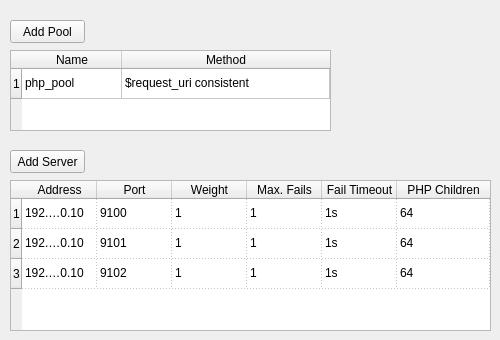
     <widget class="QWidget" name="nginx_tab_upstream">
      <attribute name="title">
       <string>Upstream</string>
      </attribute>
      <widget class="QPushButton" name="pushButton_Nginx_Upstream_AddPool">
       <property name="geometry">
        <rect>
         <x>10</x>
         <y>20</y>
         <width>75</width>
         <height>23</height>
        </rect>
       </property>
       <property name="text">
        <string>Add Pool</string>
       </property>
      </widget>
      <widget class="QTableWidget" name="tableWidget_pools">
       <property name="geometry">
        <rect>
         <x>10</x>
         <y>50</y>
         <width>321</width>
         <height>81</height>
        </rect>
       </property>
       <property name="horizontalScrollBarPolicy">
        <enum>Qt::ScrollBarAlwaysOff</enum>
       </property>
       <attribute name="horizontalHeaderCascadingSectionResizes">
        <bool>false</bool>
       </attribute>
       <attribute name="horizontalHeaderDefaultSectionSize">
        <number>100</number>
       </attribute>
       <attribute name="horizontalHeaderMinimumSectionSize">
        <number>50</number>
       </attribute>
       <attribute name="horizontalHeaderStretchLastSection">
        <bool>true</bool>
       </attribute>
       <attribute name="verticalHeaderDefaultSectionSize">
        <number>30</number>
       </attribute>
       <row>
        <property name="text">
         <string>1</string>
        </property>
       </row>
       <column>
        <property name="text">
         <string>Name</string>
        </property>
       </column>
       <column>
        <property name="text">
         <string>Method</string>
        </property>
       </column>
       <item row="0" column="0">
        <property name="text">
         <string>php_pool</string>
        </property>
       </item>
       <item row="0" column="1">
        <property name="text">
         <string>$request_uri consistent</string>
        </property>
       </item>
      </widget>
      <widget class="QPushButton" name="pushButton_Nginx_Upstream_AddServer">
       <property name="geometry">
        <rect>
         <x>10</x>
         <y>150</y>
         <width>75</width>
         <height>23</height>
        </rect>
       </property>
       <property name="text">
        <string>Add Server</string>
       </property>
      </widget>
      <widget class="QTableWidget" name="tableWidget_servers">
       <property name="geometry">
        <rect>
         <x>10</x>
         <y>180</y>
         <width>481</width>
         <height>151</height>
        </rect>
       </property>
       <property name="frameShape">
        <enum>QFrame::StyledPanel</enum>
       </property>
       <property name="frameShadow">
        <enum>QFrame::Sunken</enum>
       </property>
       <property name="horizontalScrollBarPolicy">
        <enum>Qt::ScrollBarAlwaysOff</enum>
       </property>
       <property name="sizeAdjustPolicy">
        <enum>QAbstractScrollArea::AdjustIgnored</enum>
       </property>
       <property name="textElideMode">
        <enum>Qt::ElideMiddle</enum>
       </property>
       <property name="showGrid">
        <bool>true</bool>
       </property>
       <property name="gridStyle">
        <enum>Qt::DotLine</enum>
       </property>
       <property name="wordWrap">
        <bool>false</bool>
       </property>
       <property name="cornerButtonEnabled">
        <bool>true</bool>
       </property>
       <attribute name="horizontalHeaderDefaultSectionSize">
        <number>75</number>
       </attribute>
       <attribute name="horizontalHeaderMinimumSectionSize">
        <number>40</number>
       </attribute>
       <attribute name="horizontalHeaderStretchLastSection">
        <bool>true</bool>
       </attribute>
       <attribute name="verticalHeaderStretchLastSection">
        <bool>false</bool>
       </attribute>
       <row>
        <property name="text">
         <string>1</string>
        </property>
       </row>
       <row>
        <property name="text">
         <string>2</string>
        </property>
       </row>
       <row>
        <property name="text">
         <string>3</string>
        </property>
       </row>
       <column>
        <property name="text">
         <string>Address</string>
        </property>
       </column>
       <column>
        <property name="text">
         <string>Port</string>
        </property>
       </column>
       <column>
        <property name="text">
         <string>Weight</string>
        </property>
       </column>
       <column>
        <property name="text">
         <string>Max. Fails</string>
        </property>
       </column>
       <column>
        <property name="text">
         <string>Fail Timeout</string>
        </property>
       </column>
       <column>
        <property name="text">
         <string>PHP Children</string>
        </property>
       </column>
       <item row="0" column="0">
        <property name="text">
         <string>192.168.0.10</string>
        </property>
       </item>
       <item row="0" column="1">
        <property name="text">
         <string>9100</string>
        </property>
       </item>
       <item row="0" column="2">
        <property name="text">
         <string>1</string>
        </property>
       </item>
       <item row="0" column="3">
        <property name="text">
         <string>1</string>
        </property>
       </item>
       <item row="0" column="4">
        <property name="text">
         <string>1s</string>
        </property>
       </item>
       <item row="0" column="5">
        <property name="text">
         <string>64</string>
        </property>
       </item>
       <item row="1" column="0">
        <property name="text">
         <string>192.168.0.10</string>
        </property>
       </item>
       <item row="1" column="1">
        <property name="text">
         <string>9101</string>
        </property>
       </item>
       <item row="1" column="2">
        <property name="text">
         <string>1</string>
        </property>
       </item>
       <item row="1" column="3">
        <property name="text">
         <string>1</string>
        </property>
       </item>
       <item row="1" column="4">
        <property name="text">
         <string>1s</string>
        </property>
       </item>
       <item row="1" column="5">
        <property name="text">
         <string>64</string>
        </property>
       </item>
       <item row="2" column="0">
        <property name="text">
         <string>192.168.0.10</string>
        </property>
       </item>
       <item row="2" column="1">
        <property name="text">
         <string>9102</string>
        </property>
       </item>
       <item row="2" column="2">
        <property name="text">
         <string>1</string>
        </property>
       </item>
       <item row="2" column="3">
        <property name="text">
         <string>1</string>
        </property>
       </item>
       <item row="2" column="4">
        <property name="text">
         <string>1s</string>
        </property>
       </item>
       <item row="2" column="5">
        <property name="text">
         <string>64</string>
        </property>
       </item>
      </widget>
     </widget>
